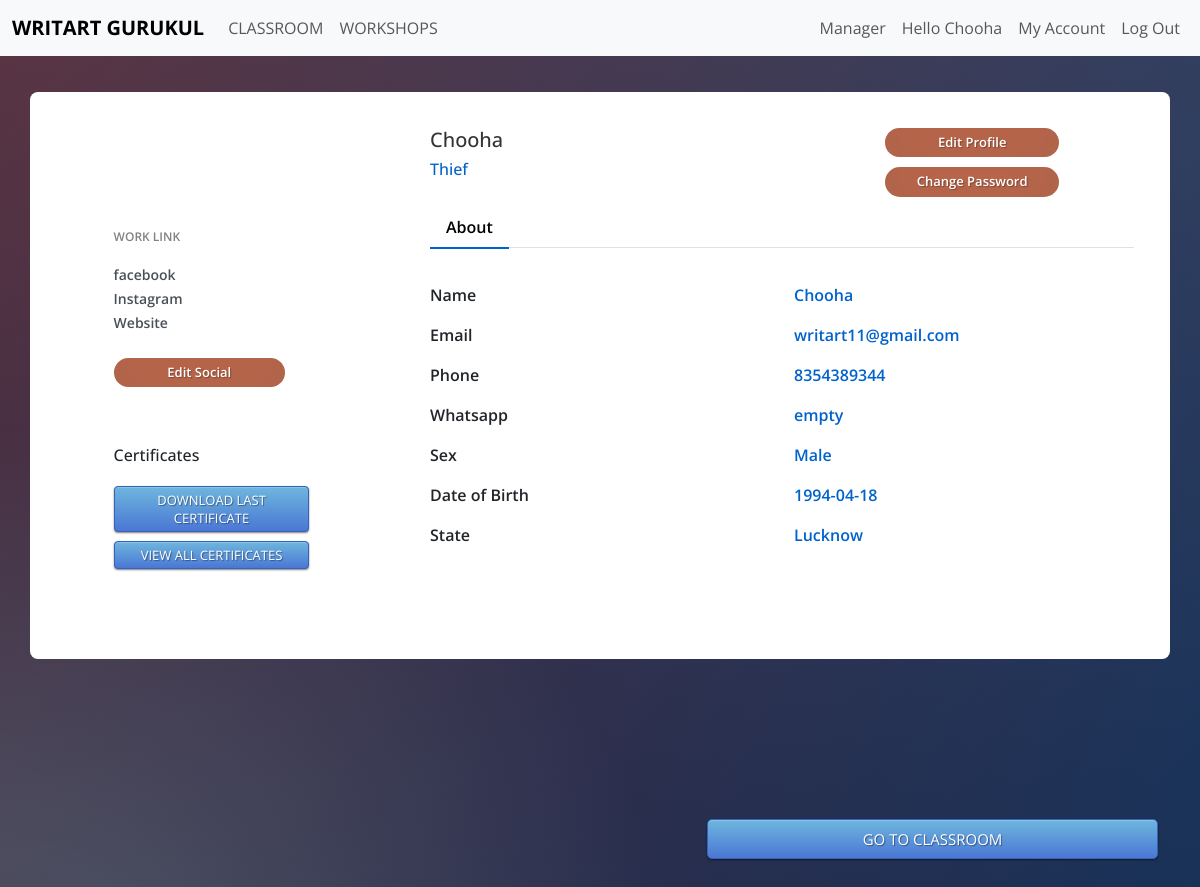
Page /account/ (signed in) on the committed database.
### models/user.py (models this page shows, shortened)
class User(UserMixin, db.Model):
    id = db.Column(db.Integer, primary_key=True)
    email = db.Column(db.String(100), unique=True)
    password = db.Column(db.String(100))
    name = db.Column(db.String(1000))
    phone = db.Column(db.String(15), unique=True)
    whatsapp = db.Column(db.String(15))
    profession = db.Column(db.String(100))
    sex = db.Column(db.String(10))
    dob = db.Column(db.String(15))
    state = db.Column(db.String(100))
    fb_url = db.Column(db.String(100))
    insta_url = db.Column(db.String(100))
    website = db.Column(db.String(100))
    registration_date = db.Column(db.String(50))
    participated = db.relationship('Workshop', secondary=user_workshop, backref='participants')
    role = db.relationship('Role', secondary=user_role, backref='members')

### routes/account.py (the view, shortened to what this page needs)
@login_required
@account.route('/', methods=['GET', 'POST'])
def home():
    admin = db.session.query(Role).filter_by(name='admin').one()
    if len(current_user.participated) > 0:
        certificate = True
    else:
        certificate = False
    certificate_list = []
    if len(current_user.participated) > 0:
        for workshop in current_user.participated:
            file_name = f"{workshop.name}-{current_user.name.split()[0]}.pdf"
            folder_name = current_user.name.split()[0] + str(current_user.id)
            path = f"../static/files/users/{folder_name}/certificates/{file_name}"
            if os.path.exists(path):
                certificate_list.append(workshop.topic)
    return render_template('my_account.html', certificate_list=certificate_list, certificate=certificate,
                           name=current_user.name, logged_in=current_user.is_authenticated, admin=admin)

### routes/templates/my_account.html (shortened to what this page needs)
{% extends "base.html" %}
{% block content %}
<div>
    <div class="container user-profile">
        <form method="post">
            <div class="row">
                <div class="col-md-4">
                </div>
                <div class="col-md-5">
                    <div class="profile-head">
                                <h5>
                                    {{current_user.name}}
                                </h5>
                                <h6>
                                    {{current_user.profession}}
                                </h6>
                    </div>
                </div>
                <div class="col-md-3">
                    <input type="button" class="profile-edit-btn" name="btnAddMore" onclick="openForm2()" value="Edit Profile"/>
                    <input type="button" class="profile-edit-btn" name="change-password" onclick="openForm()" value="Change Password"/>
                </div>
            </div>
            <div class="row">
                <div class="col-md-4">
                    <div class="profile-work">
                        <p>WORK LINK</p>
                        <a href="{{current_user.fb_url}}">facebook</a><br/>
                        <a href="{{current_user.insta_url}}">Instagram</a><br/>
                        <a href="{{current_user.website}}">Website</a><br><br>
                        <input type="button" class="profile-edit-btn" onclick="openSocialUpdatePopup()" value="Edit Social"/>
                        {% if certificate %}
                            <div style="padding-top: 20%;">
                                <h6 style="padding-bottom: 3%;">Certificates</h6>
                                <button style="width: 80%; margin: 2% 0%;" type="submit" class="btn btn-primary" name="submit" value="download-certificate" formmethod="post" formaction="{{url_for('account.home')}}">DOWNLOAD LAST CERTIFICATE</button>
                                <button style="width: 80%; margin: 2% 0%;" type="button" class="btn btn-primary" name="submit" value="all-certificates" onclick="openCertificateList()">VIEW ALL CERTIFICATES</button>
                            </div>
                        {% endif %}
                    </div>
                </div>
                <div class="col-md-8 profile-head2">
                    <ul class="nav nav-tabs" id="myTab" role="tablist">
                            <li class="nav-item">
                                <a class="nav-link active" id="home-tab" data-toggle="tab" href="#home" role="tab" aria-controls="home" aria-selected="true">About</a>
                            </li>
                        </ul>
                    <div class="tab-content profile-tab" id="myTabContent">
                        <div class="tab-pane fade show active" id="home" role="tabpanel" aria-labelledby="home-tab">
                                    <div class="row">
                                        <div class="col-md-6">
                                            <label>Name</label>
                                        </div>
                                        <div class="col-md-6" id="name-info">
                                            <p>{{current_user.name}}</p>
                                        </div>
                                    </div>
                                    <div class="row">
                                        <div class="col-md-6">
                                            <label>Email</label>
                                        </div>
                                        <div class="col-md-6" id="email-info">
                                            <p>{{current_user.email}}</p>
                                        </div>
                                    </div>
                                    <div class="row">
                                        <div class="col-md-6">
                                            <label>Phone</label>
                                        </div>
                                        <div class="col-md-6" id="phone-info">
                                            <p>{{current_user.phone}}</p>
                                        </div>
                                    </div>
                                    <div class="row">
                                        <div class="col-md-6">
                                            <label>Whatsapp</label>
                                        </div>
                                        <div class="col-md-6" id="whatsapp-info">
                                            {% if current_user.whatsapp == '' %}
                                                <p>empty</p>
                                            {% else %}
                                                <p>{{current_user.whatsapp}}</p>
                                            {% endif %}
                                        </div>
                                    </div>
                                    <div class="row">
                                        <div class="col-md-6">
                                            <label>Sex</label>
                                        </div>
                                        <div class="col-md-6" >
                                            <p>{{current_user.sex.capitalize()}}</p>
                                        </div>
                                    </div>
                                    <div class="row">
                                        <div class="col-md-6">
                                            <label>Date of Birth</label>
                                        </div>
                                        <div class="col-md-6">
                                            <p>{{current_user.dob}}</p>
                                        </div>
                                    </div>
                                    <div class="row">
                                        <div class="col-md-6">
                                            <label>State</label>
                                        </div>
                                        <div class="col-md-6">
                                            <p>{{current_user.state}}</p>
                                        </div>
                                    </div>
                                    <div class="row">
                                    </div>
                        </div>
                    </div>
                </div>
            </div>
        </form>
    </div>
    <div id="classroom-action">
        <div class="container" >
            <div class="row">
                <div class="col-7">
                </div>
                <div class="col-5">
                    <a href="{{ url_for('school.classroom') }}" CLASS="btn btn-primary btn-block btn-large" role="button">GO TO CLASSROOM</a>
                </div>
            </div>
        </div>
    </div>
</div>
{% endblock %}

### routes/templates/base.html (shortened to what this page needs)
<!DOCTYPE html>
<html>
  <head>
    <link
      rel="stylesheet"
      href="https://stackpath.bootstrapcdn.com/bootstrap/4.5.2/css/bootstrap.min.css"
    />
    <link href="https://cdn.jsdelivr.net/npm/bootstrap@5.3.2/dist/css/bootstrap.min.css" rel="stylesheet">
    <link
      rel="stylesheet"
      href="{{ url_for('static', filename='css/styles.css')}}"
    />
  </head>
  <body>
    <nav class="navbar navbar-expand-lg bg-body-tertiary">
  <div class="container-fluid">
    <a class="navbar-brand" href="{{ url_for('main.home') }}"><b>WRITART GURUKUL</b></a>
    <div class="collapse navbar-collapse" id="navbarSupportedContent">
      <ul class="navbar-nav me-auto mb-2 mb-lg-0">
        <li class="nav-item">
          <a class="nav-link" href="{{ url_for('school.classroom') }}">CLASSROOM</a>
        </li>
        <li class="nav-item">
          <a class="nav-link" href="{{ url_for('school.home') }}">WORKSHOPS</a>
        </li>
      </ul>
      <form class="d-flex" >
      {% if not logged_in %}
        <ul class="navbar-nav">
          <li class="nav-item">
            <a class="nav-link" href="{{url_for('account.login')}}">Login/Register</a>
          </li>
        </ul>
      {% else %}
        <ul class="navbar-nav">
          {% if admin in current_user.role %}
          <li class="nav-item">
            <a class="nav-link" href="{{url_for('manager.home')}}">Manager</a>
          </li>
          {% endif %}
          <li class="nav-item">
            <a class="nav-link" href="{{url_for('account.home')}}">Hello {{ current_user.name.split()[0] }}</a>
          </li>
          <li class="nav-item">
            <a class="nav-link" href="{{url_for('account.home')}}">My Account</a>
          </li>
          <li class="nav-item">
            <a class="nav-link" href="{{url_for('account.logout')}}">Log Out</a>
          </li>
        </ul>
      {% endif %}
      </form>
    </div>
  </div>
</nav>
    {% block content %}
    {% endblock %}
  </body>
</html>

### rows in the picture
User: name "Chooha", profession "Thief", email "writart11@gmail.com", phone "8354389344", sex "Male", dob "1994-04-18", state "Lucknow"
